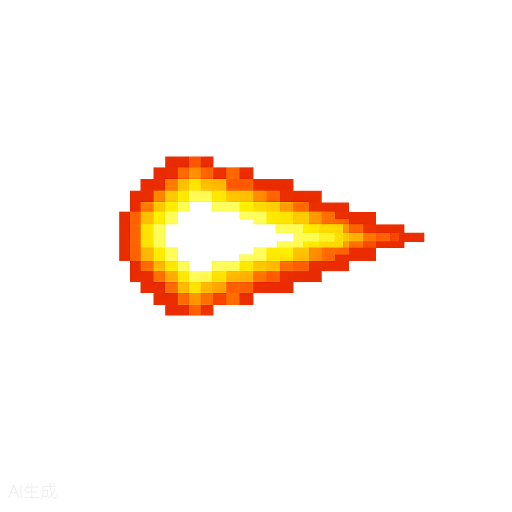
#> input picture muzzle_flash_01.png, 1024 x 1024 px (shown at 1/2 size)
$ python -i add-weapon.py   (imports and definitions only)
#> lines starting #> are read from the running program, lines starting #| are printed output that depends on the picture; after the words box and inside, x2 and y2 are one past the last pixel; in counts of white or black regions, pixels touching at a corner belong together
#!/usr/bin/env python3
"""add-weapon.py - 全自动添加武器管线（wuxianlunhui / 无尽轮回）

标准工作流依据 game-dev/SKILL.md「武器添加标准工作流（2026-07-28 定稿）」与
game-dev/tools/ai-gen/WORKFLOW.md「生图标准工作流」。

子命令：
  scaffold        --spec <weapon-spec.json>
                  自动完成：equipment.json(双份)/craft-config.json(双份)/
                  weapon-anim-config.json 双份数据写入 + 深度剪影模板 +
                  出图/视频提示词 + 开火/换弹/装备音效合成 + 完整性校验。
                  注：JS 源码（EDM/商店/弹药/动画/改造槽位/纹理注册等）由本脚本
                  输出精确锚点补丁清单，配合 apply_patch 落盘。
  gen-image       --spec <spec> --host <host> --model <model> [--seeds 1,2,3]
                  用 comfyui-gen.py 批量出候选图（默认落 tools/ai-gen/_weapon_candidates/）。
  process-image   --spec <spec> --raw <png>
                  白底抠图 + 按 spec.layout 步枪布局归一（2048²/内容宽0.915/
                  中心(0.5,0.543)）→ 写入原始 2048 资产、图标和 512px Phaser 运行时副本。
  gen-video       --spec <spec> [--host 192.168.3.142] [--duration 2]
                  用 minimax-h3-gen.py（MiniMax H3，远程 5080）生成展示视频。
  verify          --spec <spec>
                  JSON 双份一致性 + 引用资产存在性 + node --check 改动 JS。
"""

import argparse
import io
import json
import os
import random
import shutil
import subprocess
import sys
import time
import urllib.request

import numpy as np
from PIL import Image, ImageDraw, ImageFilter, ImageOps

TOOLS_DIR = os.path.dirname(os.path.abspath(__file__))
REPO_ROOT = os.path.dirname(os.path.dirname(TOOLS_DIR))
CAND_DIR = os.path.join(TOOLS_DIR, "_weapon_candidates")
PROMPT_DIR = os.path.join(TOOLS_DIR, "_weapon_prompts")
DEPTH_DIR = os.path.join(TOOLS_DIR, "_depth_templates")

JSON_WRITES = [
    ("data/equipment.json", "data/equipment.json"),
    ("public/data/equipment.json", "data/equipment.json"),
    ("data/craft-config.json", "data/craft-config.json"),
    ("public/data/craft-config.json", "data/craft-config.json"),
    ("data/weapon-anim-config.json", "data/weapon-anim-config.json"),
    ("public/data/weapon-anim-config.json", "data/weapon-anim-config.json"),
]


# [6 lines left out: function log, not called in this run]


def repo_path(*parts):
    return os.path.join(REPO_ROOT, *parts)


def read_json(rel):
    with open(repo_path(rel), "r", encoding="utf-8-sig") as fh:
        return json.load(fh)


# [272 lines left out: functions detect_newline, detect_style, write_json, insert_after, build_equipment_entry, build_shop_entry and 5 more, not called in this run]


# ---------------------------------------------------------------------------
# 4. 音效合成（开火 / 换弹 / 装备）
# ---------------------------------------------------------------------------

SR = 44100


def _noise(n, seed=0):
    rng = np.random.default_rng(seed)
    return rng.standard_normal(n)


# [6 lines left out: function _bandpass, not called in this run]


def _env_exp(n, tau):
    t = np.arange(n) / SR
    return np.exp(-t / tau)


# [130 lines left out: functions _click, synth_fire, synth_reload, synth_equip, write_wav, scaffold_sounds and 1 more, not called in this run]


def _build_ref_silhouette(ref_path, size=1024, content_frac=0.92):
    """从参考图生成黑底白枪剪影深度图（对齐 spec.layout centerY=0.543）。
    白底/纯色底完整侧视效果最佳；返回剪影 PNG 路径，失败返回 None。"""
#> called with ref_path = '../../muzzle_flash_01.png', size = 1024, content_frac = 0.92
    try:
        from PIL import Image, ImageFilter
        import numpy as np
        im = Image.open(ref_path).convert("RGB")
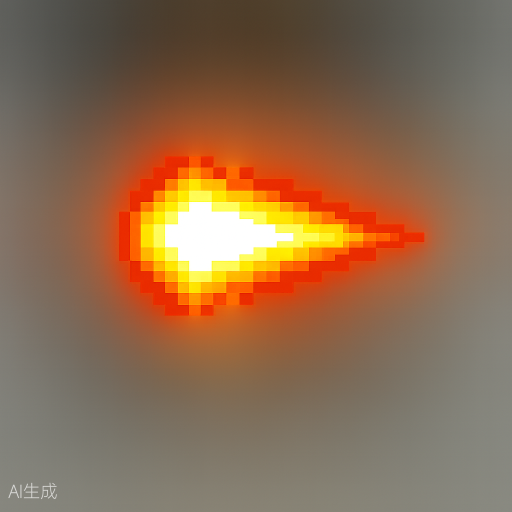
#> im: PIL image 1024x1024 RGB (shown at 1/2 size); mean R, G, B 142.3, 107.7, 78.8
        a = np.asarray(im).astype(int)
        nonwhite = np.abs(a - 255).max(axis=2) > 25
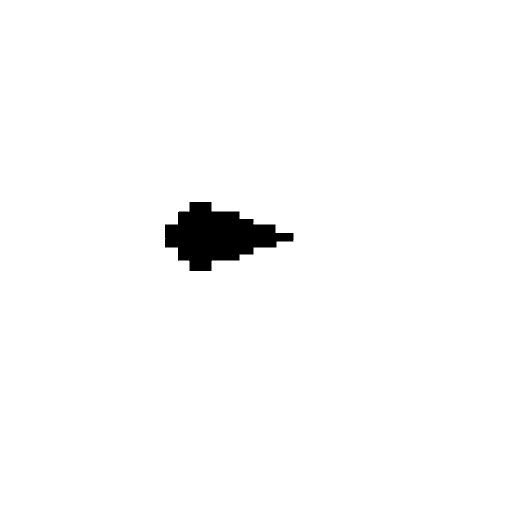
#> nonwhite: shape (1024, 1024) bool (shown at 1/2 size); 98.1% white; 1 black region, box (x1, y1, x2, y2) and area: (330, 404, 587, 542) 19655
        if nonwhite.mean() < 0.01:
            return None
        ys, xs = np.where(nonwhite)
        x0, x1, y0, y1 = xs.min(), xs.max(), ys.min(), ys.max()
#> x0 = 0; x1 = 1023; y0 = 0; y1 = 1023
        crop = im.crop((x0, y0, x1 + 1, y1 + 1))
        w, h = crop.size
#> w = 1024; h = 1024
        target_w = int(size * content_frac)
        nh = int(h * (target_w / w))
#> nh = 942
        crop2 = crop.resize((target_w, nh), Image.LANCZOS)
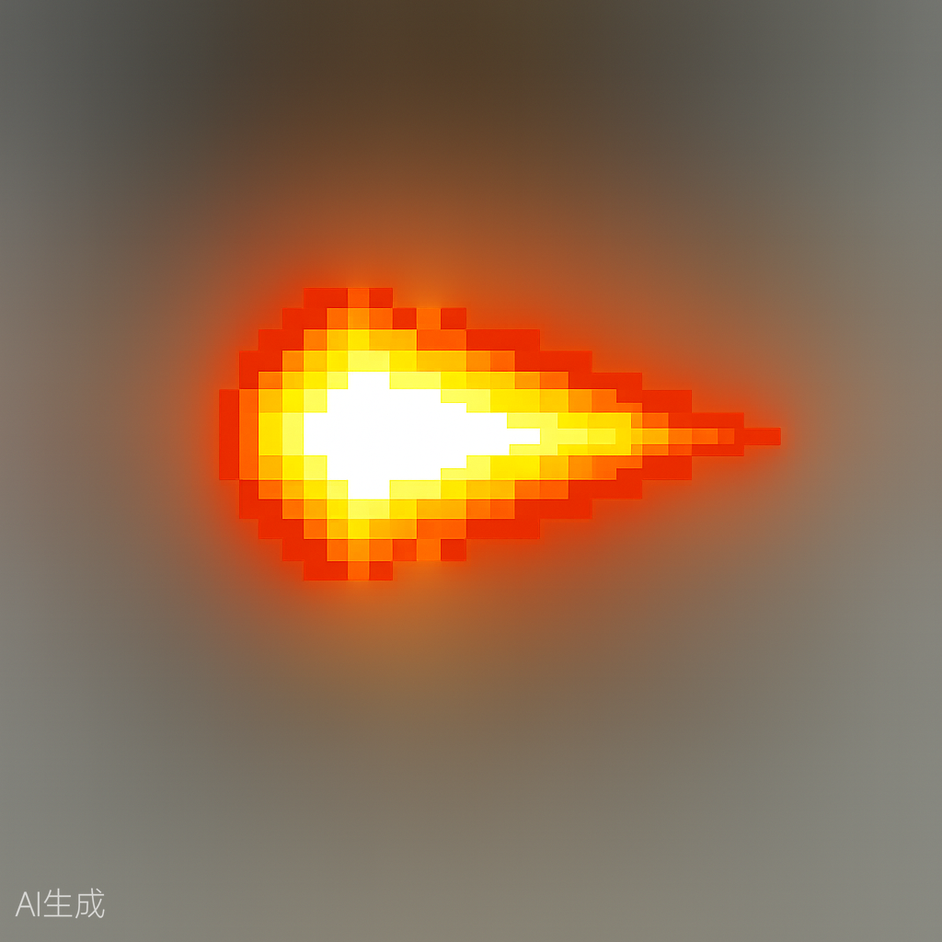
#> crop2: PIL image 942x942 RGB; mean R, G, B 142.3, 107.7, 78.8
        mask = (np.abs(np.asarray(crop2.convert("RGB")).astype(int) - 255).max(axis=2) > 25)
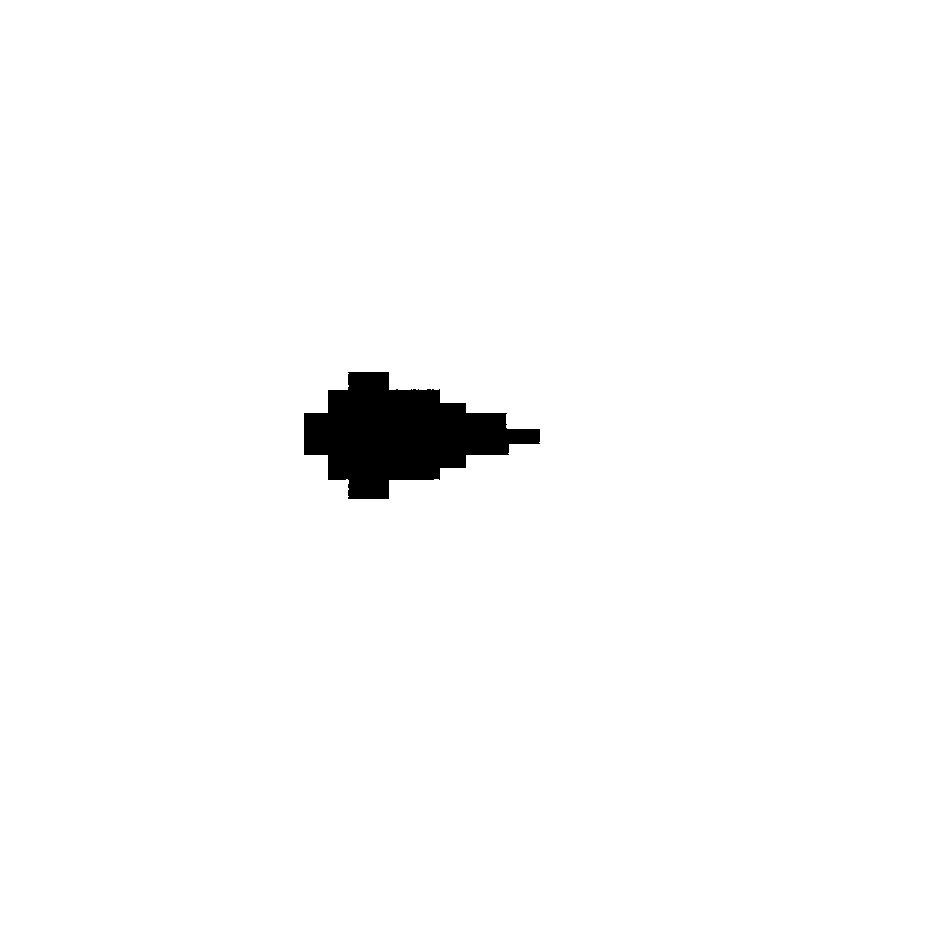
#> mask: shape (942, 942) bool; 98.1% white; 1 black region, box (x1, y1, x2, y2) and area: (304, 372, 540, 499) 16516
        sil = np.where(mask, 255, 0).astype(np.uint8)
        sil_img = Image.fromarray(sil, "L").filter(ImageFilter.GaussianBlur(0.8))
        canvas = Image.new("L", (size, size), 0)
#> canvas: PIL image 1024x1024 L; every value is 0
        ox = (size - target_w) // 2
        oy = int(size * 0.543 - nh // 2)
#> oy = 85
        canvas.paste(sil_img, (ox, oy))
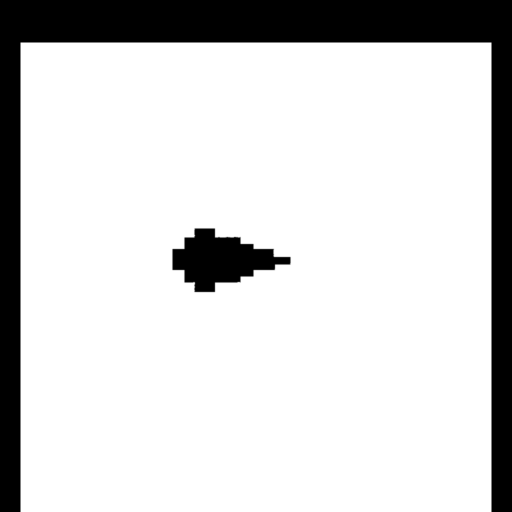
#> canvas: PIL image 1024x1024 L (shown at 1/2 size); min 0, max 255, mean 211.1
        out = os.path.join(CAND_DIR, os.path.splitext(os.path.basename(ref_path))[0] + "_sil.png")
        os.makedirs(CAND_DIR, exist_ok=True)
        canvas.save(out)
        return out
    except Exception as e:
        log(f"ref silhouette error: {e}")
        return None


# [450 lines left out: functions _alpha_bbox, _components, orient_right, _api, _upload, _rmbg_cutout and 7 more, not called in this run]


# [2 lines not run here, left out]

>>> result = _build_ref_silhouette('../../muzzle_flash_01.png')

$ run again, on black_wolf_analysis.png
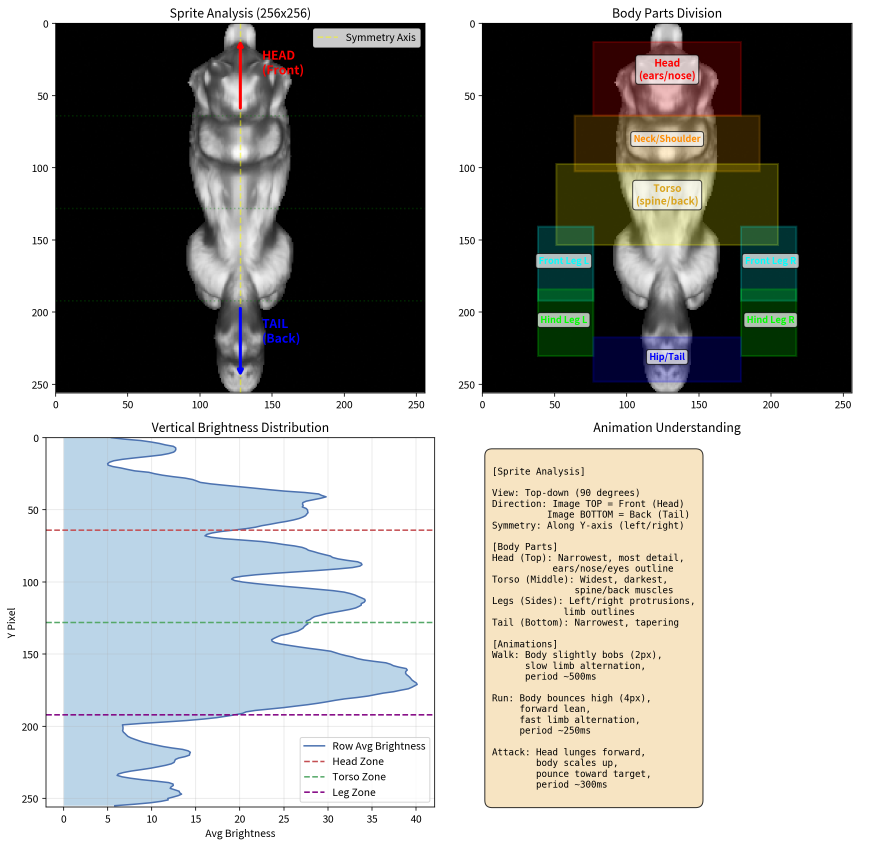
#> input picture black_wolf_analysis.png, 2606 x 2539 px (shown at 1/3 size)
#> in _build_ref_silhouette, `nonwhite = np.abs(a - 255).max(axis=2) > 25`:
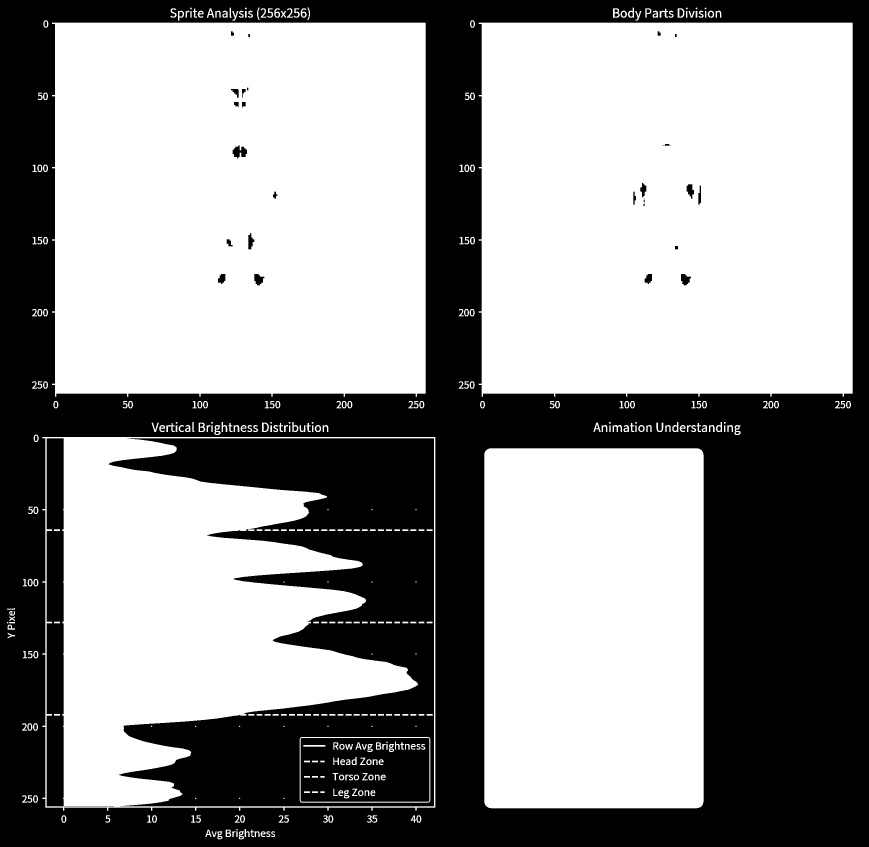
#> nonwhite: shape (2539, 2606) bool (shown at 1/3 size); 59% white; 141 black regions (6 under 20 px), largest, box (x1, y1, x2, y2) and area: (0, 0, 2606, 2539) 2085853, (326, 1315, 1302, 2419) 489343, (902, 2214, 1288, 2405) 65653
#> x0 = 21; x1 = 2557; y0 = 22; y1 = 2517
#> mask: shape (926, 942) bool; 62.2% white; 400 black regions (381 under 20 px), largest, box (x1, y1, x2, y2) and area: (0, 0, 942, 926) 244737, (114, 480, 476, 889) 74658, (44, 480, 112, 889) 7701
#> in _build_ref_silhouette, `canvas.paste(sil_img, (ox, oy))`:
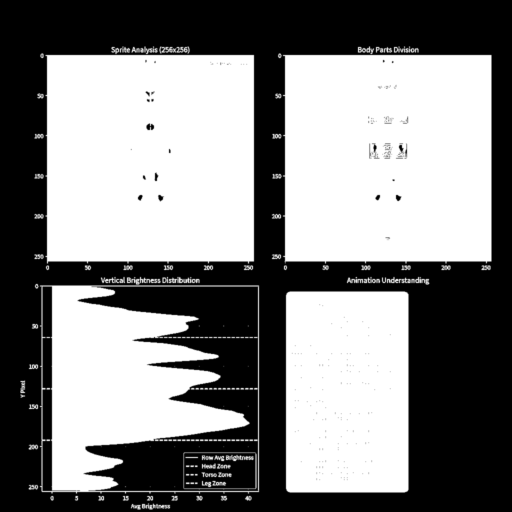
#> canvas: PIL image 1024x1024 L (shown at 1/2 size); min 0, max 255, mean 132

$ run again, on coordinate_system.png
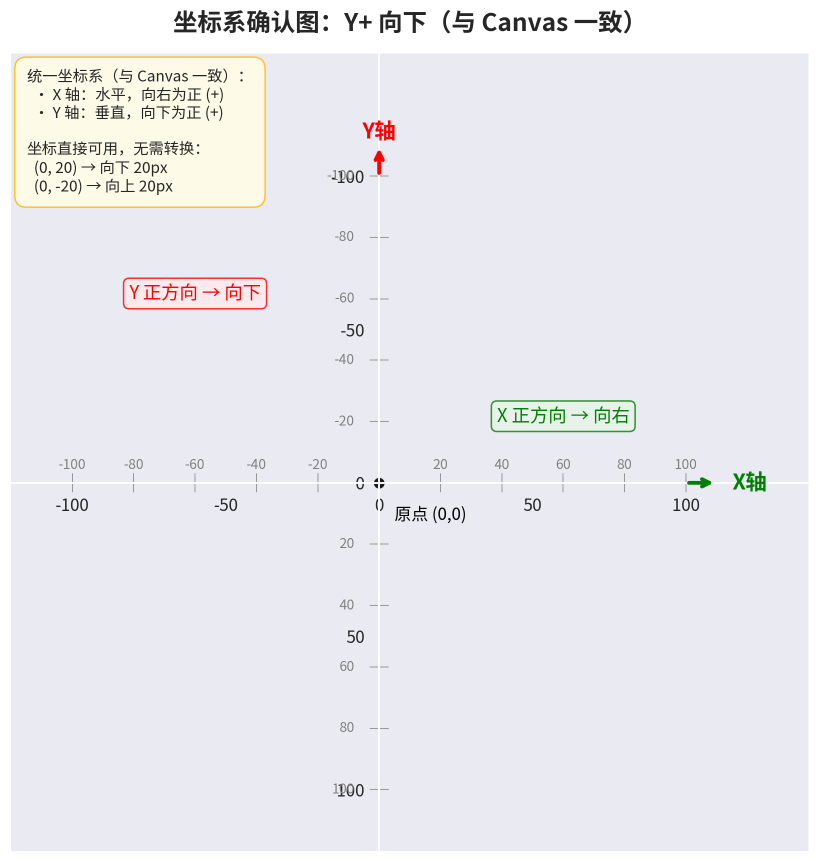
#> input picture coordinate_system.png, 1639 x 1724 px (shown at 1/2 size)
#> in _build_ref_silhouette, `nonwhite = np.abs(a - 255).max(axis=2) > 25`:
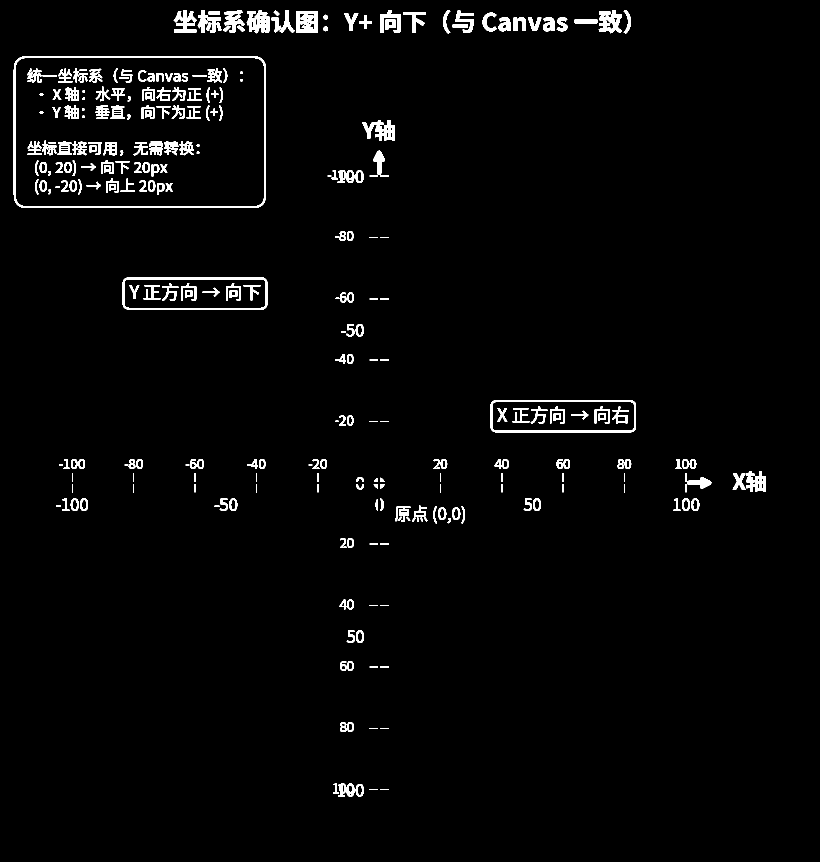
#> nonwhite: shape (1724, 1639) bool (shown at 1/2 size); 2.4% white; 290 white regions, largest, box (x1, y1, x2, y2) and area: (27, 112, 532, 416) 6269, (981, 800, 1272, 865) 2728, (245, 555, 535, 620) 2715
#> x0 = 27; x1 = 1531; y0 = 20; y1 = 1592
#> mask: shape (984, 942) bool; 3.9% white; 690 white regions (465 under 20 px), largest, box (x1, y1, x2, y2) and area: (0, 57, 316, 248) 3543, (597, 488, 780, 529) 1285, (136, 334, 318, 375) 1276
#> in _build_ref_silhouette, `canvas.paste(sil_img, (ox, oy))`:
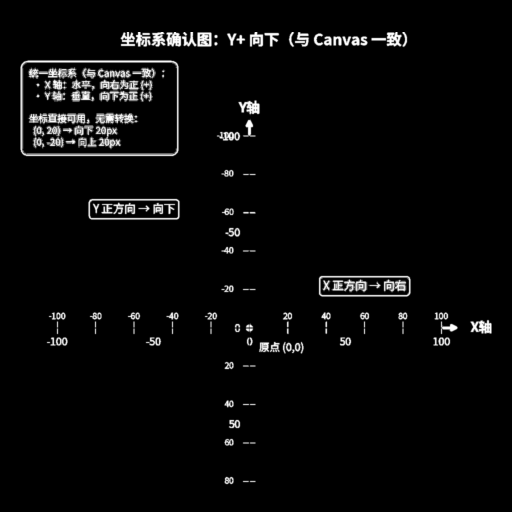
#> canvas: PIL image 1024x1024 L (shown at 1/2 size); min 0, max 255, mean 8.7
